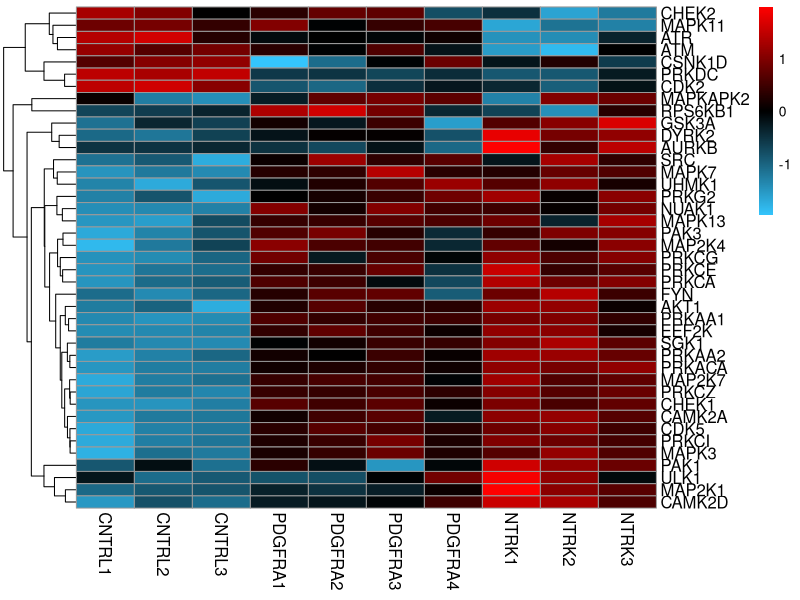

Generate this figure with R:
allDat = read.table("IKAP_result_v2_20160708.txt", header=TRUE, row.names=1 );
selection = allDat;
A = c('CNTRL1','CNTRL2','CNTRL3','PDGFRA1','PDGFRA2','PDGFRA3','PDGFRA4','NTRK1','NTRK2','NTRK3')
col_labels = A;
sampleLocation = col_labels;
sampleNames = col_labels;
labels = sampleNames;
colnames(selection) = col_labels;
rows = length(selection[,1]);
zselection = apply(selection, 1, scale);
zselection = apply(zselection, 1, rev)
colnames(zselection) = names(selection)
selection = as.matrix(zselection);
geneList = "MAPK7";
geneList = c(geneList, "PRKDC");
geneList = c(geneList, "PRKCZ");
geneList = c(geneList, "PRKCI");
geneList = c(geneList, "PRKAA2");
geneList = c(geneList, "PRKAA1");
geneList = c(geneList, "SGK1");
geneList = c(geneList, "MAP2K7");
geneList = c(geneList, "CDK5");
geneList = c(geneList, "CHEK1");
geneList = c(geneList, "CAMK2A");
geneList = c(geneList, "PRKACA");
geneList = c(geneList, "MAPK3");
geneList = c(geneList, "MAP2K1");
geneList = c(geneList, "NUAK1");
geneList = c(geneList, "PRKCE");
geneList = c(geneList, "DYRK2");
geneList = c(geneList, "PRKCG");
geneList = c(geneList, "MAPK11");
geneList = c(geneList, "PAK3");
geneList = c(geneList, "SRC");
geneList = c(geneList, "UHMK1");
geneList = c(geneList, "AURKB");
geneList = c(geneList, "MAPK13");
geneList = c(geneList, "PRKCA");
geneList = c(geneList, "AKT1");
geneList = c(geneList, "PRKG2");
geneList = c(geneList, "MAP2K4");
geneList = c(geneList, "CDK2");
geneList = c(geneList, "FYN");
geneList = c(geneList, "ATR");
geneList = c(geneList, "CHEK2");
geneList = c(geneList, "CAMK2D");
geneList = c(geneList, "GSK3A");
geneList = c(geneList, "ATM");
geneList = c(geneList, "MAPKAPK2");
geneList = c(geneList, "PAK1");
geneList = c(geneList, "RPS6KB1");
geneList = c(geneList, "CSNK1D");
geneList = c(geneList, "EEF2K");
geneList = c(geneList, "ULK1");
dataset = selection[geneList,]
library(pheatmap)
minimum = -3;
maximum = 3;
if (abs(min(dataset)) > abs(max(dataset))) {
dataset[dataset < -abs(max(dataset))] = -abs(max(dataset))
} else {
dataset[dataset > abs(min(dataset))] = abs(min(dataset))
}
bk = c(seq(minimum,minimum/2, length=100), seq(minimum/2,maximum/2,length=100),seq(maximum/2,maximum,length=100))
hmcols<- colorRampPalette(c("#34c5fd","black","red"))(length(bk)-1)
png(file = "IKAP_anova_v1_20160705.png", width=500,height=800)
pheatmap(dataset, cluster_col = F, cluster_row = T, fontsize_row = 12, fontsize_col = 12, show_rownames = T, color=hmcols)
dev.off();

